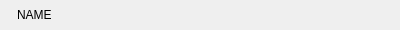
<?xml version="1.0" encoding="UTF-8"?>
<ui version="4.0">
 <class>RosterGroupHeaderWidget</class>
 <widget class="QWidget" name="RosterGroupHeaderWidget">
  <property name="geometry">
   <rect>
    <x>0</x>
    <y>0</y>
    <width>400</width>
    <height>30</height>
   </rect>
  </property>
  <property name="minimumSize">
   <size>
    <width>0</width>
    <height>30</height>
   </size>
  </property>
  <property name="maximumSize">
   <size>
    <width>16777215</width>
    <height>30</height>
   </size>
  </property>
  <property name="mouseTracking">
   <bool>true</bool>
  </property>
  <property name="styleSheet">
   <string notr="true">QLabel {
    background: transparent;
}

RosterGroupHeaderWidget:hover {
    background-color: rgb(255,200,255);
}</string>
  </property>
  <layout class="QHBoxLayout" name="horizontalLayout">
   <property name="spacing">
    <number>4</number>
   </property>
   <property name="leftMargin">
    <number>4</number>
   </property>
   <property name="topMargin">
    <number>0</number>
   </property>
   <property name="rightMargin">
    <number>0</number>
   </property>
   <property name="bottomMargin">
    <number>0</number>
   </property>
   <item alignment="Qt::AlignVCenter">
    <widget class="QLabel" name="arrowLabel">
     <property name="minimumSize">
      <size>
       <width>9</width>
       <height>9</height>
      </size>
     </property>
     <property name="maximumSize">
      <size>
       <width>9</width>
       <height>9</height>
      </size>
     </property>
     <property name="mouseTracking">
      <bool>true</bool>
     </property>
     <property name="pixmap">
      <pixmap resource="redhare.qrc">:/res/arrow_right.png</pixmap>
     </property>
    </widget>
   </item>
   <item alignment="Qt::AlignVCenter">
    <widget class="QLabel" name="titleLabel">
     <property name="mouseTracking">
      <bool>true</bool>
     </property>
     <property name="styleSheet">
      <string notr="true">QLabel {
    background: transparent;
}

RosterGroupHeaderWidget:hover {
    background-color: rgb(255,200,255);
}</string>
     </property>
     <property name="text">
      <string>NAME</string>
     </property>
    </widget>
   </item>
  </layout>
 </widget>
 <resources>
  <include location="redhare.qrc"/>
 </resources>
 <connections/>
</ui>
